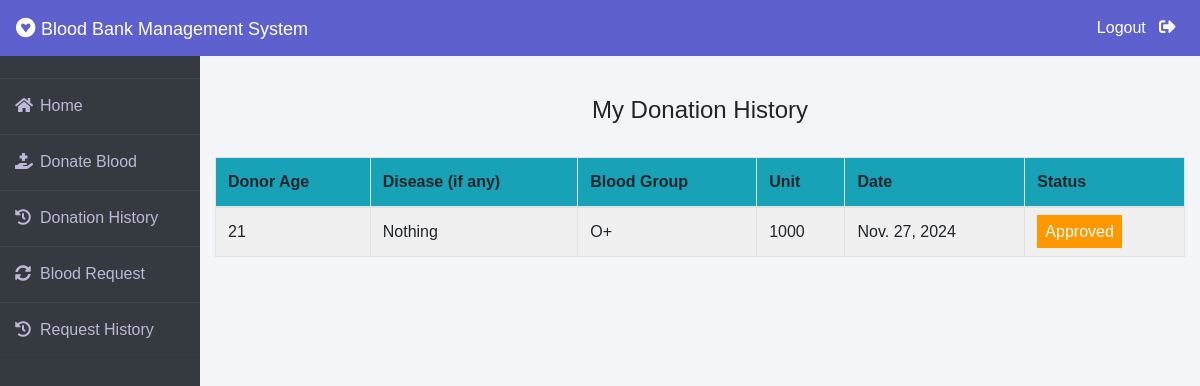
/donor/donation-history (signed in), run on the app's committed database.
### donor/models.py (models this page shows, shortened)
class BloodDonate(models.Model):
    donor=models.ForeignKey(Donor,on_delete=models.CASCADE)
    disease=models.CharField(max_length=100,default="Nothing")
    age=models.PositiveIntegerField()
    bloodgroup=models.CharField(max_length=10)
    unit=models.PositiveIntegerField(default=0)
    status=models.CharField(max_length=20,default="Pending")
    date=models.DateField(auto_now=True)

### donor/views.py (the view)
# urls.py: path('donation-history', views.donation_history_view,name='donation-history'),
def donation_history_view(request):
    donor= models.Donor.objects.get(user_id=request.user.id)
    donations=models.BloodDonate.objects.all().filter(donor=donor)
    return render(request,'donor/donation_history.html',{'donations':donations})

### templates/donor/donation_history.html (shortened to what this page needs)
{% extends 'donor/donorbase.html' %}
{% block content %}
{% load widget_tweaks %}
{%load static%}
<head>
   </head>
<br><br>
<div class="container">
    <H4 class="text-center">My Donation History</H4><br>
    <table class="table table-light table-hover table-bordered table-striped">
        <thead class="bg-info">
            <tr>
                <th scope="col">Donor Age</th>
                <th scope="col">Disease (if any)</th>
                <th scope="col">Blood Group</th>
                <th scope="col">Unit</th>
                <th scope="col">Date</th>
                <th scope="col">Status</th>
            </tr>
        </thead>
        <tbody>
            {% for t in donations %}
            <tr>
                <td>{{t.age}}</td>
                <td> {{t.disease}}</td>
                <td>{{t.bloodgroup}}</td>
                <td>{{t.unit}}</td>
                <td>{{t.date}}</td>
                {% if t.status == 'Approved' %}
                <td><span class="label warning"> Approved</span></td>
                {% elif t.status == 'Rejected' %}
                <td><span class="label success">Rejected</span></td>
                {% else %}
                <td><span style="color: white;margin-left: 0px;" class="label info">Pending</span></td>
                {% endif %}
            </tr>
            {% endfor %}
        </tbody>
    </table>
</div>
{% endblock content %}

### templates/donor/donorbase.html (style rules this page uses)
* { margin: 0; padding: 0; box-sizing: border-box; list-style: none; text-decoration: none; font-family: 'Josefin Sans', sans-serif; }
body { background-color: #f3f5f9; }

### templates/donor/donation_history.html (style rules this page uses)
.label { color: white; padding: 8px; }
.warning { background-color: #ff9800; }

### data on the page
BloodDonate: age "21", disease "Nothing", bloodgroup "O+", unit "1000", date "Nov. 27, 2024", status "Approved"
